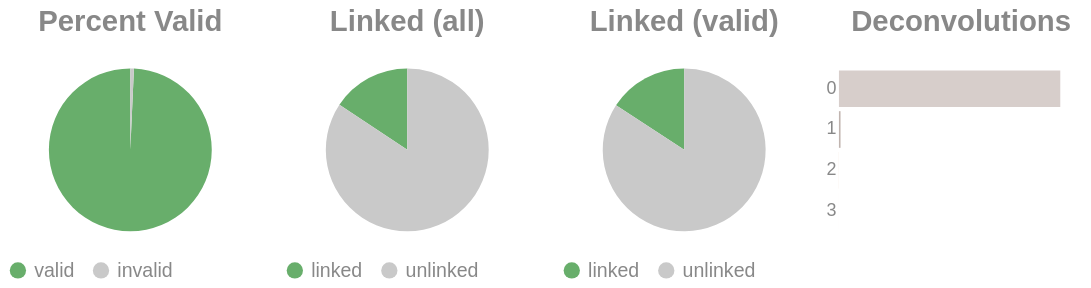

The notebook cell this image was saved under:
### Code cell
if SKIPLR:
    pass
else:
    clash = Counter()
    for i in valids['molecule'].to_list():
        _mol = i.split("-")
        if len(_mol) == 1:
            clash.update('0')
        else:
            clash.update(_mol[-1])

    _d = {"deconvolutions": [], 'count': []}
    for k,v in clash.items():
        _d['deconvolutions'].append(k)
        _d['count'].append(v)

    tot_valid = valids['reads'].sum()
    mask = valids['reads'] >= 2
    n_linked_reads = valids.filter(mask)['reads'].sum()
    if n_linked_reads == 0:
        print_html("No linked molecules (>=2 reads) were detected; skipping linked-only distributions.")
        SKIPLR = True
    else:
        perc_valid = round(tot_valid / n_reads, 4)
        linked_perc_abs = round(n_linked_reads / n_reads, 4)
        linked_perc = round(n_linked_reads / tot_valid, 4)

    _valid = pl.DataFrame({"valids": ['valid', 'invalid'], "count": [tot_valid, n_reads - tot_valid]})
    _linked_abs = pl.DataFrame({"linked (absolute)": ['linked', 'unlinked'], "count": [n_linked_reads, n_reads - n_linked_reads]})
    _linked_rel = pl.DataFrame({"linked (valids)": ['linked', 'unlinked'], "count": [n_linked_reads, tot_valid - n_linked_reads]})

    (
        alt.hconcat(
            piechart(_valid, goodval = 'valid', title = "Percent Valid"),
            piechart(_linked_abs, goodval = "linked", title =  "Linked (all)"),
            piechart(_linked_rel, goodval = "linked", title =  "Linked (valid)"),
            convolutionbar(pl.DataFrame(_d), title = "Deconvolutions"),
            center = True,
            bounds = 'flush'
        )
        .resolve_scale(color='independent')
        .resolve_legend('independent')
        .properties(usermeta={'embedOptions': {"actions": False}})
    ).display()

### Figure 1 — Vega-Lite specification as saved in the notebook (floating-point values rounded to 4 significant figures)
{"width": "container", "height": 400, "config": {"title": {"anchor": "start", "dy": -15, "fontSize": 18, "color": "#888888", "subtitleColor": "#888888", "subtitleFontSize": 14}, "arc": {"fill": "#0072B2"}, "axis": {"domainColor": "#888888", "domainWidth": 0.5, "gridWidth": 0.2, "grid": false, "titleFontWeight": 400, "titleFontSize": 15, "labelFontSize": 11, "labelColor": "#888888", "tickColor": "#888888", "tickWidth": 0.2, "titleColor": "#888888"}, "axisBand": {"grid": false}, "axisX": {"grid": true, "tickSize": 10, "domainCap": "round"}, "axisY": {"domain": false, "grid": true, "tickSize": 0, "domainCap": "round"}, "background": "transparent", "header": {"labelFontSize": 15, "labelColor": "#888888", "titleFontSize": 15, "titleFontWeight": 600, "titleColor": "#888888"}, "legend": {"labelFont": "sans-serif", "labelFontSize": 12, "labelColor": "#888888", "symbolSize": 100, "symbolType": "circle", "titleFontSize": 12, "titlePadding": 10, "titleColor": "#888888", "title": null}, "range": {"category": ["#E69F00", "#56B4E9", "#009E73", "#F0E442", "#0072B2", "#D55E00", "#CC79A7", "#000000"], "diverging": ["#cfe8f3", "#a2d4ec", "#73bfe2", "#46abdb", "#1696d2", "#12719e"]}, "area": {"fill": "#0072B2", "fillOpacity": 0.7, "line": true, "strokeOpacity": 0.7}, "line": {"color": "#0072B2", "stroke": "#0072B2", "strokeWidth": 2}, "trail": {"color": "#0072B2", "stroke": "#0072B2", "strokeWidth": 0, "size": 1}, "point": {"filled": true, "fillOpacity": 1.0, "size": 95}, "text": {"color": "#888888", "fontSize": 11, "align": "right", "fontWeight": 400, "size": 11}, "bar": {"fill": "#0072B2", "stroke": null}, "view": {"stroke": null, "continuousWidth": 660, "continuousHeight": 400}}, "hconcat": [{"data": {"name": "data-20b1ab9e2e1e30b80295060571e85568"}, "mark": {"type": "arc"}, "encoding": {"color": {"field": "valids", "legend": {"orient": "bottom", "title": null}, "scale": {"domain": ["valid", "invalid"], "range": ["#68ae6b", "#C9C9C9"]}, "title": "Valids", "type": "nominal"}, "theta": {"field": "count", "type": "quantitative"}, "tooltip": [{"field": "valids", "title": "Valids", "type": "ordinal"}, {"field": "percent", "format": ".2%", "title": "Percent", "type": "quantitative"}, {"field": "count", "title": "Count", "type": "quantitative"}]}, "height": 100, "title": {"text": "Percent Valid", "align": "center", "anchor": "middle"}, "transform": [{"calculate": "datum.count / 90397", "as": "percent"}], "width": 150}, {"data": {"name": "data-02ecbab8c106a3966365b08bd98e55f8"}, "mark": {"type": "arc"}, "encoding": {"color": {"field": "linked (absolute)", "legend": {"orient": "bottom", "title": null}, "scale": {"domain": ["linked", "unlinked"], "range": ["#68ae6b", "#C9C9C9"]}, "title": "Linked (Absolute)", "type": "nominal"}, "theta": {"field": "count", "type": "quantitative"}, "tooltip": [{"field": "linked (absolute)", "title": "Linked (Absolute)", "type": "ordinal"}, {"field": "percent", "format": ".2%", "title": "Percent", "type": "quantitative"}, {"field": "count", "title": "Count", "type": "quantitative"}]}, "height": 100, "title": {"text": "Linked (all)", "align": "center", "anchor": "middle"}, "transform": [{"calculate": "datum.count / 90397", "as": "percent"}], "width": 150}, {"data": {"name": "data-768ae62c34a43e38415315120dad41b0"}, "mark": {"type": "arc"}, "encoding": {"color": {"field": "linked (valids)", "legend": {"orient": "bottom", "title": null}, "scale": {"domain": ["linked", "unlinked"], "range": ["#68ae6b", "#C9C9C9"]}, "title": "Linked (Valids)", "type": "nominal"}, "theta": {"field": "count", "type": "quantitative"}, "tooltip": [{"field": "linked (valids)", "title": "Linked (Valids)", "type": "ordinal"}, {"field": "percent", "format": ".2%", "title": "Percent", "type": "quantitative"}, {"field": "count", "title": "Count", "type": "quantitative"}]}, "height": 100, "title": {"text": "Linked (valid)", "align": "center", "anchor": "middle"}, "transform": [{"calculate": "datum.count / 89756", "as": "percent"}], "width": 150}, {"data": {"name": "data-ee4a2438ded6a3113041eafd92df9311"}, "mark": {"type": "bar"}, "encoding": {"color": {"field": "deconvolutions", "legend": null, "scale": {"scheme": "lightgreyred"}, "type": "nominal"}, "tooltip": [{"field": "deconvolutions", "title": "Deconvolutions", "type": "ordinal"}, {"field": "percent", "format": ".2%", "title": "Percent", "type": "quantitative"}, {"field": "count", "title": "Count", "type": "quantitative"}], "x": {"axis": null, "field": "count", "type": "quantitative"}, "y": {"field": "deconvolutions", "sort": "ascending", "title": null, "type": "nominal"}}, "height": 100, "title": {"text": "Deconvolutions", "align": "center", "anchor": "middle"}, "transform": [{"calculate": "datum.count / 82132", "as": "percent"}], "width": 150}], "bounds": "flush", "center": true, "resolve": {"legend": {"angle": "independent"}, "scale": {"color": "independent"}}, "usermeta": {"embedOptions": {"actions": false}}, "$schema": "https://vega.github.io/schema/vega-lite/v6.1.0.json", "datasets": {"data-20b1ab9e2e1e30b80295060571e85568": [{"valids": "valid", "count": 89756}, {"valids": "invalid", "count": 641}], "data-02ecbab8c106a3966365b08bd98e55f8": [{"linked (absolute)": "linked", "count": 14163}, {"linked (absolute)": "unlinked", "count": 76234}], "data-768ae62c34a43e38415315120dad41b0": [{"linked (valids)": "linked", "count": 14163}, {"linked (valids)": "unlinked", "count": 75593}], "data-ee4a2438ded6a3113041eafd92df9311": [{"deconvolutions": "0", "count": 81526}, {"deconvolutions": "1", "count": 588}, {"deconvolutions": "2", "count": 17}, {"deconvolutions": "3", "count": 1}]}}
